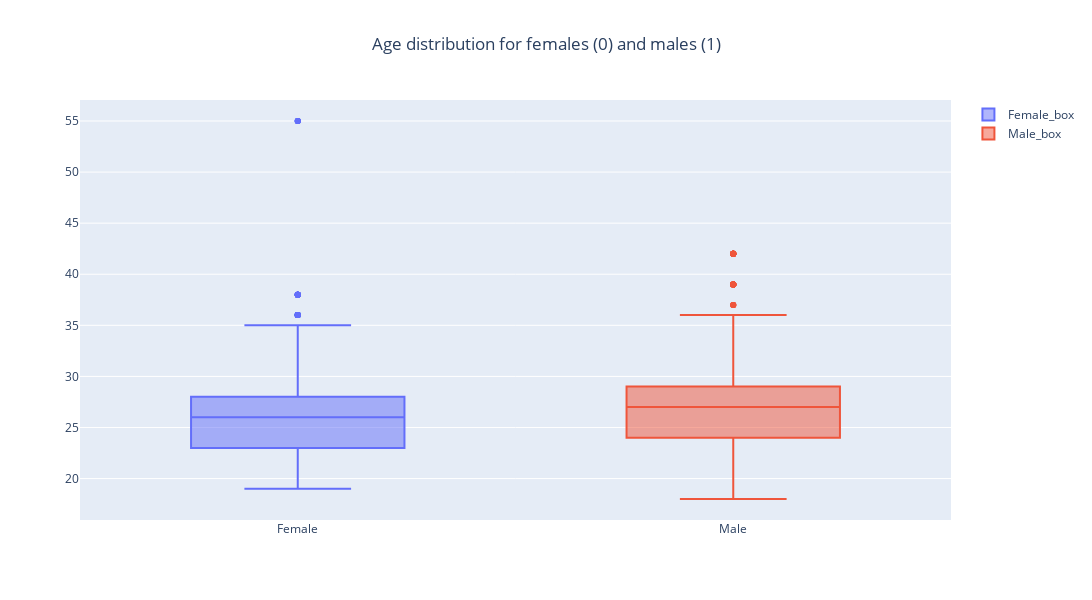

Notebook cell for this chart:
### Markdown cell above
Men are, on average, slightly older than women.

### Code cell
fig3 = make_subplots(rows=1, cols=1)
fig3.add_trace(go.Box(y= df[df['gender'] == 0].age, x= ['Female'] * df[df['gender'] == 0].shape[0], name= 'Female_box'),row=1, col=1)
fig3.add_trace(go.Box(y= df[df['gender'] == 1].age, x= ['Male'] * df[df['gender'] == 1].shape[0], name= 'Male_box'),row=1, col=1)
fig3.update_layout(height=600, width=1100, barmode='stack', title_x = 0.5, title_text="Age distribution for females (0) and males (1)")
fig3.show()

### Figure 1 — Plotly figure (JSON) as saved in the notebook; plotly's stock layout.template omitted (floating-point values rounded to 4 significant figures; data arrays with more than 128 entries replaced by an {"elided": "..."} marker saying what was removed)
{"data": [{"name": "Female_box", "type": "box", "x": {"elided": "4184 str values"}, "xaxis": "x", "y": {"elided": "4184 int values"}, "yaxis": "y"}, {"name": "Male_box", "type": "box", "x": {"elided": "4194 str values"}, "xaxis": "x", "y": {"elided": "4194 int values"}, "yaxis": "y"}], "layout": {"barmode": "stack", "height": 600, "title": {"text": "Age distribution for females (0) and males (1)", "x": 0.5}, "width": 1100, "xaxis": {"anchor": "y", "domain": [0, 1]}, "yaxis": {"anchor": "x", "domain": [0, 1]}}}
